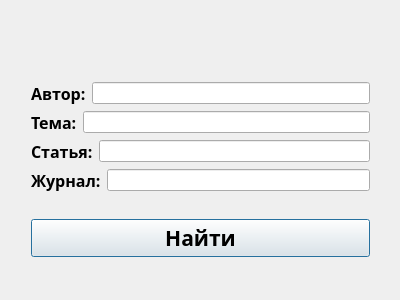
<?xml version="1.0" encoding="UTF-8"?>
<ui version="4.0">
 <class>find</class>
 <widget class="QDialog" name="find">
  <property name="geometry">
   <rect>
    <x>0</x>
    <y>0</y>
    <width>400</width>
    <height>300</height>
   </rect>
  </property>
  <property name="windowTitle">
   <string>find</string>
  </property>
  <widget class="QWidget" name="layoutWidget">
   <property name="geometry">
    <rect>
     <x>20</x>
     <y>50</y>
     <width>361</width>
     <height>241</height>
    </rect>
   </property>
   <layout class="QVBoxLayout" name="verticalLayout_2">
    <item>
     <layout class="QVBoxLayout" name="verticalLayout">
      <item>
       <layout class="QHBoxLayout" name="horizontalLayout">
        <item>
         <widget class="QLabel" name="label">
          <property name="font">
           <font>
            <family>Sitka Small</family>
            <pointsize>12</pointsize>
            <weight>75</weight>
            <bold>true</bold>
           </font>
          </property>
          <property name="text">
           <string>Автор:</string>
          </property>
         </widget>
        </item>
        <item>
         <widget class="QLineEdit" name="lineEdit_4"/>
        </item>
       </layout>
      </item>
      <item>
       <layout class="QHBoxLayout" name="horizontalLayout_2">
        <item>
         <widget class="QLabel" name="label_2">
          <property name="font">
           <font>
            <family>Sitka Small</family>
            <pointsize>12</pointsize>
            <weight>75</weight>
            <bold>true</bold>
           </font>
          </property>
          <property name="text">
           <string>Тема:</string>
          </property>
         </widget>
        </item>
        <item>
         <widget class="QLineEdit" name="lineEdit_2"/>
        </item>
       </layout>
      </item>
      <item>
       <layout class="QHBoxLayout" name="horizontalLayout_4">
        <item>
         <widget class="QLabel" name="label_3">
          <property name="font">
           <font>
            <family>Sitka Small</family>
            <pointsize>12</pointsize>
            <weight>75</weight>
            <bold>true</bold>
           </font>
          </property>
          <property name="text">
           <string>Статья:</string>
          </property>
         </widget>
        </item>
        <item>
         <widget class="QLineEdit" name="lineEdit_3"/>
        </item>
       </layout>
      </item>
      <item>
       <layout class="QHBoxLayout" name="horizontalLayout_5">
        <item>
         <widget class="QLabel" name="label_4">
          <property name="font">
           <font>
            <family>Sitka Small</family>
            <pointsize>12</pointsize>
            <weight>75</weight>
            <bold>true</bold>
           </font>
          </property>
          <property name="text">
           <string>Журнал:</string>
          </property>
         </widget>
        </item>
        <item>
         <widget class="QLineEdit" name="lineEdit"/>
        </item>
       </layout>
      </item>
     </layout>
    </item>
    <item>
     <layout class="QHBoxLayout" name="horizontalLayout_6">
      <item>
       <widget class="QPushButton" name="pushFind">
        <property name="font">
         <font>
          <family>Sitka Small</family>
          <pointsize>16</pointsize>
          <weight>75</weight>
          <bold>true</bold>
         </font>
        </property>
        <property name="text">
         <string>Найти</string>
        </property>
       </widget>
      </item>
     </layout>
    </item>
   </layout>
  </widget>
 </widget>
 <layoutdefault spacing="6" margin="11"/>
 <resources/>
 <connections/>
</ui>
